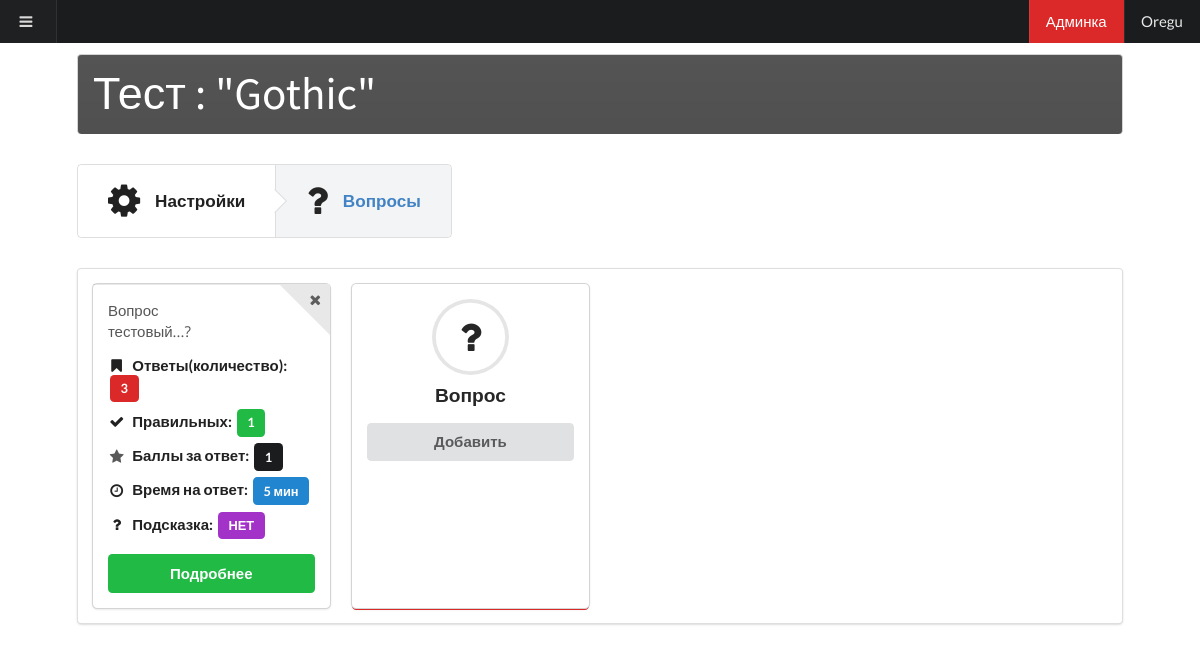
The page /constructor/test/1/questions/ (signed in) on the database as committed earlier.
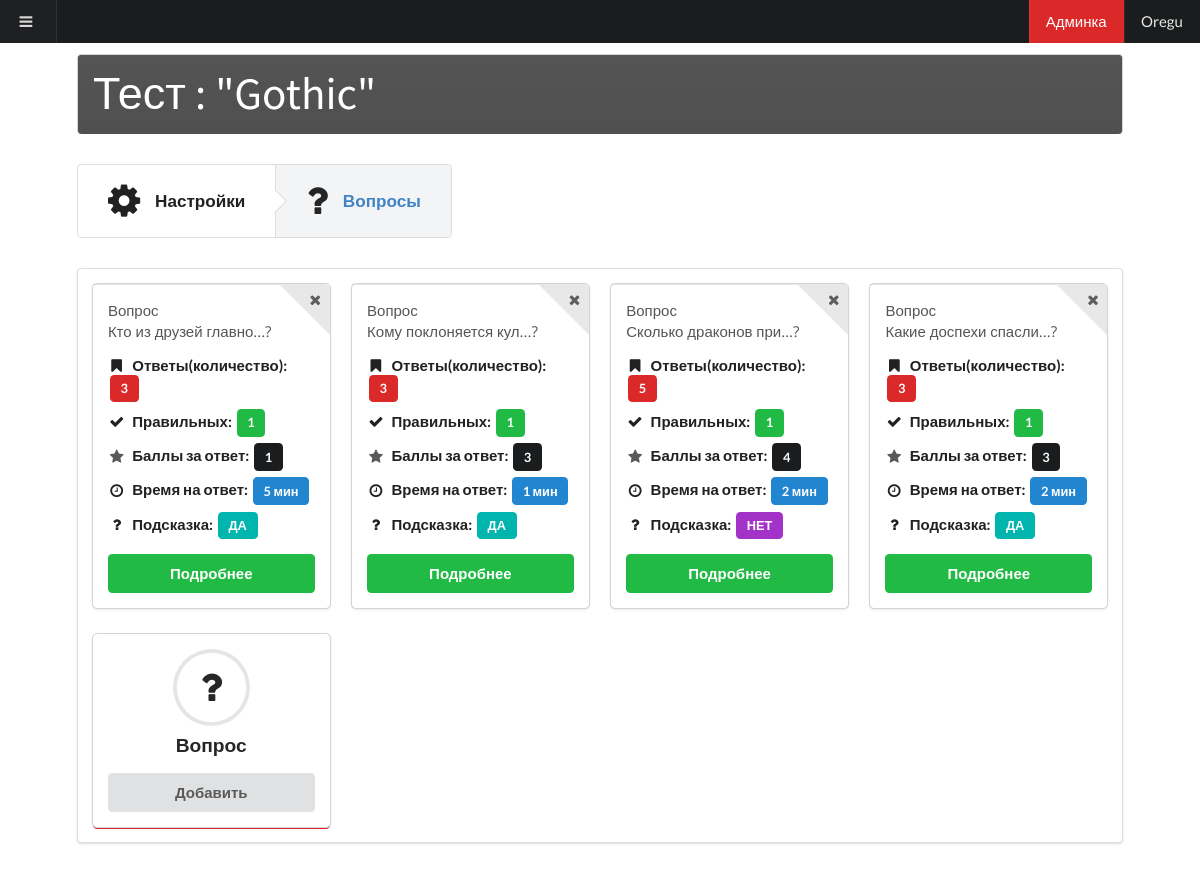
The same page on the database as committed later.
### constructor/models.py (models this page shows, shortened)
class Test(models.Model):
	title = models.CharField(max_length=200)
	description = models.TextField(blank=True)
	helps = models.BooleanField(default=False)
	time_completion = models.BooleanField(default=False)
	public_access = models.BooleanField(default=False)
	creator = models.ForeignKey(User)
	category = models.ForeignKey(Category, blank=True, null=True)
	questions_count = models.IntegerField(blank=True, null=True)
	date = models.DateTimeField(auto_now=True)
	two_mark = models.IntegerField()
	three_mark = models.IntegerField()
	four_mark = models.IntegerField()

class Query(models.Model):
	text = models.TextField()
	test = models.ForeignKey(Test)
	help = models.TextField(blank=True)
	time = models.IntegerField(default=5)
	point = models.IntegerField(default=1)

### constructor/views.py (the view)
@csrf_exempt
def queries_test(request, id):
	sign_in = check_sign_in(request)
	test = get_object_or_404(Test, id=id)
	if test.creator == auth.get_user(request):
		queries = map(get_answers, Query.objects.filter(test = test))
		return render_to_response('test/queries.html', {'login': sign_in, 'test': test, 'queries': queries})
	else:
		raise Http404('Вы не являетесь создателем данного теста!')

### constructor/views.py (called while the page is built)
def get_answers(query):
	answers = Answer.objects.filter(query=query)
	result = {
		'query': query,
		'answers': {
			'all': len(answers),
			'correct': len(list(filter(lambda answer: answer.correct, answers)))
		}
	}
	return result

### testsConstructor/helpers.py (called while the page is built)
def check_sign_in(request):
	if auth.get_user(request):
		result = auth.get_user(request)
	else:
		result = False
	return result

### constructor/templates/test/queries.html (shortened to what this page needs)
{% extends 'main.html' %}
{% block content %}
	<div class="ui grid">
		<div class="one wide column"></div>
		<div class="fourteen wide column">
			<h1 class="ui inverted black block header">
				Тест : "{{test.title}}"
			</h1>
			<div class="ui steps" data-testID = "{{test.id}}" id = 'settings'>
				<a class="ui step">
					<i class="setting icon"></i>
					<div class="content">
						<div class="title">
							Настройки
						</div>
					</div>
				</a>
				<a class="ui active step">
					<i class="help icon"></i>
					<div class="content">
						<div class="title">
							Вопросы
						</div>
					</div>
				</a>
			</div>
			<div class="ui segment">
				<div class="ui four cards">
				{% for item in queries %}
					<div class="card">
						<div class="image">
							<a class="like ui corner label" data-id = "{{item.query.id}}">
								<i class="remove icon"></i>
							</a>
						</div>
						<div class="content">
							<div class="name">
								Вопрос
							</div>
							{{item.query.text|slice:":20"}}...?
							{% include 'test/query_items.html' %}
							<a href = "edit/{{item.query.id}}/" class="ui button green fluid">
								Подробнее
							</a>
						</div>
					</div>
				{% endfor %}
				<div class="red card">
					<div class="content">
						<div class="ui icon center aligned header">
							<i class="circular question icon"></i>Вопрос
						</div>
						<a href="add/" class="ui button fluid">Добавить</a>
					</div>
				</div>
				</div>
			</div>
		</div>
		<div class="one wide column"></div>
	</div>
{% endblock %}

### templates/main.html (shortened to what this page needs)
{% load static %}
<!DOCTYPE html>
<html lang="en">
<head>
	<link rel="stylesheet" href="{% static 'css/semantic.min.css' %}">
	<link rel="stylesheet" href="{% static 'css/main.css' %}">
	<link rel="stylesheet" href="{% static 'css/sweetalert.css' %}">
</head>
<body>
	{% include 'includes/header.html' %}
	<div class="ui grid">
		<div class="eight wide column"></div>
		<div class="eight wide column"></div>
	</div>
	<div class="ui grid">
		<div class="eight wide column"></div>
		<div class="eight wide column"></div>
	</div>
	{% block content %}{% endblock %}
</body>
</html>

### templates/includes/header.html (shortened to what this page needs)
<div class="ui top inverted fixed menu">
  <a class="item" id ="show_sidebar">
    <i class="sidebar icon"></i>
  </a>
  <div class="right menu">
    {% if login.is_superuser or login.is_staff %}
    <a class="item active red" href = "/admin/">
      Админка
    </a>
    {%endif%}
    {% if login.is_authenticated %}
    <a class="item" href = "/profile/{{login.username}}/">{{login.username}}</a>
    {% else %}
    <a class="item" href = "/auth/login/">Вход</a>
    {% endif %}
  </div>
</div>

### constructor/templates/test/query_items.html
<div class = 'ui animated list'>
	<div class="item">
		<div class="content">
			<div class="header">
				<i class="bookmark empty icon"></i>
				Ответы(количество):
				<a class = 'ui red label'>{{item.answers.all}}</a>
			</div>
		</div>
	</div>
	<div class="item">
		<div class="content">
			<div class="header">
				<i class="checkmark sign icon"></i>
				Правильных:
				<a class = 'ui green label'>{{item.answers.correct}}</a>
			</div>
		</div>
	</div>
	<div class="item">
		<div class="content">
			<div class="header">
				<i class="star icon"></i>
				Баллы за ответ:
				<a class = 'ui black label'>{{item.query.point}}</a>
			</div>
		</div>
	</div>
	<div class="item">
		<div class="content">
			<div class="header">
				<i class="time icon"></i>
				Время на ответ:
				<a class = 'ui blue label'>{{item.query.time}} мин</a>
			</div>
		</div>
	</div>
	<div class="item">
		<div class="content">
			<div class="header">
				<i class="help icon"></i>
				Подсказка:
				{% if item.query.help %}
				<a class = 'ui teal label'>ДА</a>
				{% else %}
				<a class = 'ui purple label'>НЕТ</a>
				{% endif %}
			</div>
		</div>
	</div>
</div>

### static/css/main.css (style rules this page uses)
html, body { font-size: 15px; height: 100%; }
body { font-family: "Open Sans", "Helvetica Neue", "Helvetica", "Arial", sans-serif; background: #FFFFFF; margin: 0px; padding: 0px; color: #555555; text-rendering: optimizeLegibility; min-width: 320px; }
.ui.header { font-family: 'Source Sans Pro', "Helvetica Neue", "Helvetica", "Arial", sans-serif; }
.ui.header, h1, h2 { font-weight: normal !important; }
h1.ui.header { font-size: 3em; }
h4.ui.header, h5.ui.header, .ui.icon.header { font-weight: bold !important; }

Rows that differ between the two databases and show on the page:
changed Query: query.text "тестовый" → "Кто из друзей главно"; help "НЕТ" → "ДА"
added Query: query.text "Кому поклоняется кул", answers.all "3", answers.correct "1", query.point "3", query.time "1", shows "ДА"
added Query: query.text "Сколько драконов при", answers.all "5", answers.correct "1", query.point "4", query.time "2", help "НЕТ"
added Query: query.text "Какие доспехи спасли", answers.all "3", answers.correct "1", query.point "3", query.time "2", shows "ДА"
